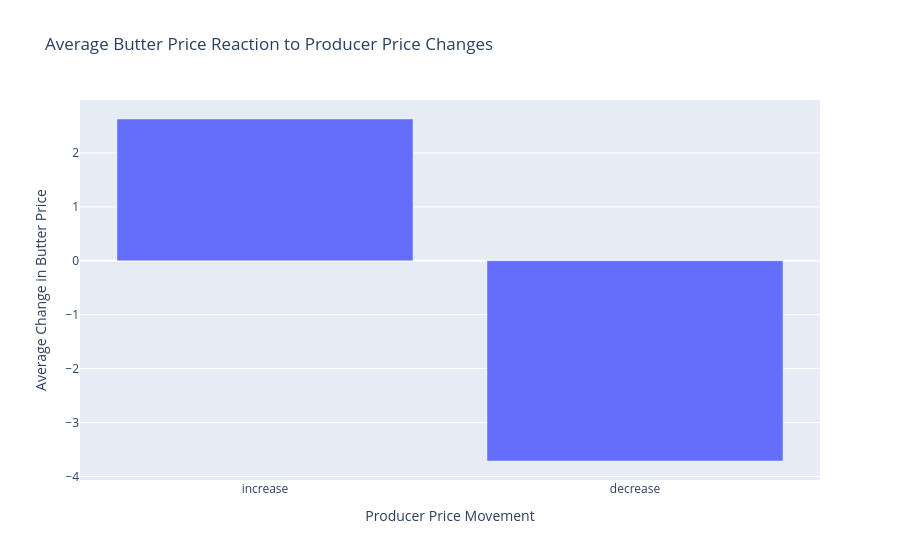

The code cell stored with this chart in its notebook:
### Code cell
reaction_df = pd.DataFrame({
    "producer_price_change": ["increase", "decrease"],
    "butter_price_reaction": [
        butter_reaction_increase,
        butter_reaction_decrease
    ]
})

fig = px.bar(
    reaction_df,
    x="producer_price_change",
    y="butter_price_reaction",
    title="Average Butter Price Reaction to Producer Price Changes",
    labels={
        "producer_price_change": "Producer Price Movement",
        "butter_price_reaction": "Average Change in Butter Price"
    }
)

fig.show()

### Figure 1 — Plotly figure (JSON) as saved in the notebook; plotly's stock layout.template omitted (floating-point values rounded to 4 significant figures)
{"data": [{"hovertemplate": "Producer Price Movement=%{x}<br>Average Change in Butter Price=%{y}<extra></extra>", "legendgroup": "", "marker": {"color": "#636efa", "pattern": {"shape": ""}}, "name": "", "orientation": "v", "showlegend": false, "textposition": "auto", "type": "bar", "x": ["increase", "decrease"], "xaxis": "x", "y": [2.629, -3.713], "yaxis": "y"}], "layout": {"barmode": "relative", "legend": {"tracegroupgap": 0}, "title": {"text": "Average Butter Price Reaction to Producer Price Changes"}, "xaxis": {"anchor": "y", "domain": [0, 1], "title": {"text": "Producer Price Movement"}}, "yaxis": {"anchor": "x", "domain": [0, 1], "title": {"text": "Average Change in Butter Price"}}}}
